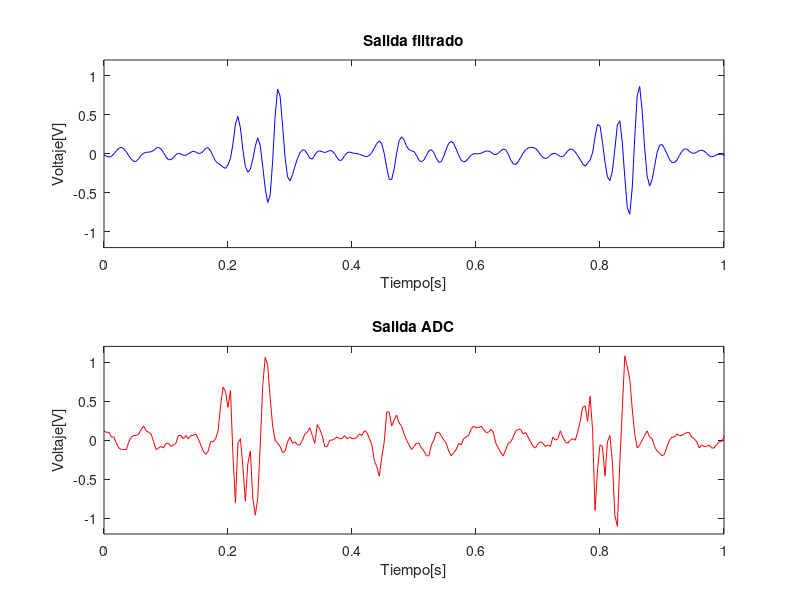

Write MATLAB code to recreate this figure.
clc 
clear all

load('filterz.mat');

fs = 250; %Frecuencia de muestre de la senal 1kHz
Ts = 1/fs;

% Cargo el filtro
A = [0     0     0     0     0     0     0     0     0     0;
     1     0     0     0     0     0     0     0     0     0;
     0     1     0     0     0     0     0     0     0     0;
     0     0     1     0     0     0     0     0     0     0;
     0     0     0     1     0     0     0     0     0     0;
     0     0     0     0     1     0     0     0     0     0;
     0     0     0     0     0     1     0     0     0     0;
     0     0     0     0     0     0     1     0     0     0;
     0     0     0     0     0     0     0     1     0     0;
     0     0     0     0     0     0     0     0     1     0];
     
B = [1;0;0;0;0;0;0;0;0;0];
C = 1000*[-0.148211562448118  -0.109259958135958   0.013089489779505   0.148270740036295   0.206790677781002   0.148270740036295  0.013089489779505  -0.109259958135958  -0.148211562448118  -0.100021030189530];

C = floor(C);
D = -0.100021030189530*1000;
D = floor(D);

%Simulando
delta = Ts; %Periodo de muestreo del sistema

u = ch_1;

t = 0:Ts:(length(t_1)-1)*Ts;

x = zeros(10,1);
x_ = x;

%Algoritmo de Euler 
 for i=1:length(t)        
%         x1 = A*x_+B*U;
%         y1 = C*x_+D*U;
%         Y2(i) = y1;
%         x_ = x1;
%         x1 = 0;

    
    Y(i) = C(1)*x(1) + C(2)*x(2) + C(3)*x(3) + C(4)*x(4) + C(5)*x(5) + C(6)*x(6) + C(7)*x(7) + C(8)*x(8) + C(9)*x(9) + C(10)*x(10) +  D*u(i);     
    
    x(10) = x(9);
    x(9) = x(8);
    x(8) = x(7);
    x(7) = x(6);
    x(6) = x(5);
    x(5) = x(4);
    x(4) = x(3);
    x(3) = x(2);
    x(2) = x(1);
    x(1) = u(i);
   
 end

 figure(1)
 subplot(2,1,1);
 plot(t,Y/max(Y),'b');
 axis([0 1 -1.2 1.2]);
 title('Salida filtrado');
 ylabel('Voltaje[V]');
 xlabel('Tiempo[s]');
 subplot(2,1,2);
 plot(t,ch_1,'r');
 axis([0 1 -1.2 1.2]);
 title('Salida ADC');
 ylabel('Voltaje[V]');
 xlabel('Tiempo[s]');